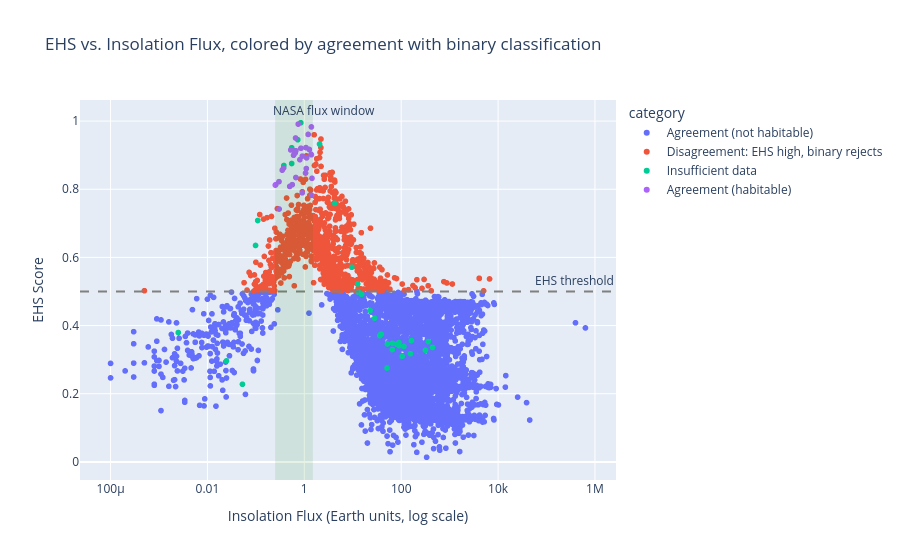

Source (notebook cell):
### Markdown cell above
## Session 8: Critique findings

**Comparison:** EHS scores vs. NASA/PHL's standard binary habitability criteria 
(flux 0.25-1.5 Earth units AND radius <= 1.6 Earth radii) across 5,757 scored planets.

**Finding 1 — No false positives relative to EHS:** All 32 planets flagged habitable 
by the binary method also score >=0.5 on EHS. The binary criteria's strictness means 
it does not appear to over-include weak candidates, at least relative to EHS's own 
judgment.

**Finding 2 — Substantial likely false negatives:** 938 planets (16.3% of the dataset) 
score >=0.5 on EHS despite failing the binary cutoff. Breaking down why they fail:
- 225 planets (24%) fail on flux alone — radius is plausible, but insolation falls 
  just outside NASA's narrow band. EHS's smooth Gaussian flux scoring treats moderate 
  flux deviation as a partial penalty rather than a hard disqualifier.
- 250 planets (27%) fail on radius alone.
- 463 planets (49%) fail on both.

**Caveat:** Radius failures (77% of the disagreement group) should be read cautiously. 
NASA's 1.6-Earth-radius cutoff reflects a real physical transition — above this size, 
planets increasingly tend toward mini-Neptune composition (thick volatile envelopes) 
rather than rocky surfaces, even when EHS's asymmetric radius scoring still awards 
partial credit. The flux-only subgroup (225 planets, 24%) represents the most 
defensible case of binary-method false negatives.

**Headline takeaway:** A rigid two-factor binary cutoff appears more prone to 
excluding plausible candidates (false negatives) than to including poor ones (false 
positives) — but a meaningful share of the apparent disagreement reflects EHS's 
radius tolerance being more permissive than the strict rocky/non-rocky physical 
boundary, rather than the binary method being simply "wrong."

### Code cell
import plotly.express as px

# Tag each planet by its disagreement category for coloring
def categorize(row):
    if pd.isna(row['binary_habitable']):
        return 'Insufficient data'
    if row['binary_habitable'] and row['EHS'] >= 0.5:
        return 'Agreement (habitable)'
    if not row['binary_habitable'] and row['EHS'] < 0.5:
        return 'Agreement (not habitable)'
    if not row['binary_habitable'] and row['EHS'] >= 0.5:
        return 'Disagreement: EHS high, binary rejects'
    if row['binary_habitable'] and row['EHS'] < 0.5:
        return 'Disagreement: binary accepts, EHS low'
    return 'Other'

df['category'] = df.apply(categorize, axis=1)

fig = px.scatter(
    df.dropna(subset=['EHS', 'pl_insol']),
    x='pl_insol',
    y='EHS',
    color='category',
    hover_data=['pl_name', 'pl_rade'],
    log_x=True,
    title='EHS vs. Insolation Flux, colored by agreement with binary classification',
    labels={'pl_insol': 'Insolation Flux (Earth units, log scale)', 'EHS': 'EHS Score'}
)
fig.add_hline(y=0.5, line_dash='dash', line_color='gray', annotation_text='EHS threshold')
fig.add_vrect(x0=0.25, x1=1.5, fillcolor='green', opacity=0.1, line_width=0,
              annotation_text='NASA flux window')
fig.show()
print(df['pl_insol'].min(), df['pl_insol'].max())
print(df['EHS'].notna().sum(), len(df))
print(df.dropna(subset=['EHS','pl_insol']).shape)

### Figure 1 — Plotly figure (JSON) as saved in the notebook; plotly's stock layout.template omitted (floating-point values rounded to 4 significant figures; data arrays with more than 128 entries replaced by an {"elided": "..."} marker saying what was removed)
{"data": [{"customdata": {"elided": "4710x2 mixed values"}, "hovertemplate": "category=Agreement (not habitable)<br>Insolation Flux (Earth units, log scale)=%{x}<br>EHS Score=%{y}<br>pl_name=%{customdata[0]}<br>pl_rade=%{customdata[1]}<extra></extra>", "legendgroup": "Agreement (not habitable)", "marker": {"color": "#636efa", "symbol": "circle"}, "mode": "markers", "name": "Agreement (not habitable)", "showlegend": true, "type": "scattergl", "x": {"elided": "4710 float values"}, "xaxis": "x", "y": {"elided": "4710 float values"}, "yaxis": "y"}, {"customdata": {"elided": "938x2 mixed values"}, "hovertemplate": "category=Disagreement: EHS high, binary rejects<br>Insolation Flux (Earth units, log scale)=%{x}<br>EHS Score=%{y}<br>pl_name=%{customdata[0]}<br>pl_rade=%{customdata[1]}<extra></extra>", "legendgroup": "Disagreement: EHS high, binary rejects", "marker": {"color": "#EF553B", "symbol": "circle"}, "mode": "markers", "name": "Disagreement: EHS high, binary rejects", "showlegend": true, "type": "scattergl", "x": {"elided": "938 float values"}, "xaxis": "x", "y": {"elided": "938 float values"}, "yaxis": "y"}, {"customdata": [["BD+05 4868 A b", null], ["WASP-47 c", null], ["HD 160691 b", null], ["HD 179079 b", null], ["HD 7924 b", null], ["HIP 57274 b", null], ["BD-06 1339 b", null], ["HD 215152 b", null], ["HD 7199 b", null], ["HD 7924 d", null], ["HD 40307 d", null], ["BEBOP-4 AB b", null], ["HD 215152 c", null], ["HD 215152 d", null], ["HD 125595 b", null], ["HD 176986 b", null], ["HD 10180 d", null], ["GJ 508.2 b", null], ["HD 181433 c", null], ["BD-08 2823 b", null], ["HD 202696 b", null], ["HD 215152 e", null], ["HD 215497 b", null], ["HD 7924 c", null], ["HD 176986 c", null], ["HD 160691 e", null], ["HD 40307 b", null], ["51 Eri b", null], ["HD 181433 b", null], ["HD 10180 g", null], ["WASP-53 c", null], ["HD 160691 c", null], ["HD 10180 c", null], ["HD 202696 c", null], ["HD 40307 c", null]], "hovertemplate": "category=Insufficient data<br>Insolation Flux (Earth units, log scale)=%{x}<br>EHS Score=%{y}<br>pl_name=%{customdata[0]}<br>pl_rade=%{customdata[1]}<extra></extra>", "legendgroup": "Insufficient data", "marker": {"color": "#00cc96", "symbol": "circle"}, "mode": "markers", "name": "Insufficient data", "showlegend": true, "type": "scattergl", "x": [443.8, 0.549, 0.8439, 162.8, 113.7, 316.1, 51.89, 90.37, 0.3785, 15.17, 13.16, 0.5477, 66.11, 38.78, 37.71, 81.7, 90.11, 0.0025, 0.0984, 65.72, 9.542, 12.63, 155.6, 28.35, 22.9, 2.06, 104.8, 0.0529, 51.02, 0.7317, 0.0247, 0.1092, 362.4, 4.266, 35.97], "xaxis": "x", "y": [0.3357, 0.9218, 0.9951, 0.3559, 0.3388, 0.3277, 0.346, 0.3411, 0.8697, 0.4919, 0.4974, 0.8756, 0.348, 0.3746, 0.3745, 0.3453, 0.3501, 0.3795, 0.6351, 0.3296, 0.571, 0.5224, 0.3174, 0.4214, 0.4443, 0.9326, 0.3098, 0.2277, 0.2754, 0.9454, 0.2964, 0.7083, 0.353, 0.7584, 0.3704], "yaxis": "y"}, {"customdata": [["TRAPPIST-1 g", 1.129], ["TOI-700 e", 0.953], ["GJ 667 C f", 1.45], ["Kepler-442 b", 1.34], ["Wolf 1069 b", 1.08], ["Proxima Cen b", 1.02], ["Kepler-1649 c", 1.06], ["TOI-715 b", 1.55], ["Ross 128 b", 1.11], ["Kepler-186 f", 1.17], ["TRAPPIST-1 e", 0.92], ["GJ 1061 c", 1.19], ["GJ 1002 b", 1.03], ["GJ 273 b", 1.51], ["TRAPPIST-1 d", 0.788], ["GJ 1061 d", 1.16], ["Teegarden's Star b", 1.05], ["GJ 667 C e", 1.45], ["Teegarden's Star c", 1.02], ["Kepler-296 e", 1.53], ["TRAPPIST-1 f", 1.045], ["K2-3 d", 1.458], ["LP 890-9 c", 1.367], ["GJ 1002 c", 1.1], ["TOI-700 d", 1.073], ["Kepler-1229 b", 1.4], ["Kepler-438 b", 1.12], ["GJ 3378 b", 1.32], ["Kepler-62 f", 1.41], ["K2-72 e", 1.29], ["Kepler-1652 b", 1.6], ["L 98-59 f", 1.48]], "hovertemplate": "category=Agreement (habitable)<br>Insolation Flux (Earth units, log scale)=%{x}<br>EHS Score=%{y}<br>pl_name=%{customdata[0]}<br>pl_rade=%{customdata[1]}<extra></extra>", "legendgroup": "Agreement (habitable)", "marker": {"color": "#ab63fa", "symbol": "circle"}, "mode": "markers", "name": "Agreement (habitable)", "showlegend": true, "type": "scattergl", "x": [0.252, 1.27, 0.5633, 0.66, 0.652, 0.641, 0.75, 0.67, 1.38, 0.3, 0.646, 1.4, 0.67, 1.06, 1.115, 0.6, 1.08, 0.3022, 0.35, 1.41, 0.373, 1.44, 0.906, 0.257, 0.85, 0.524, 1.4, 0.91, 0.5, 1.2, 0.81, 1.1], "xaxis": "x", "y": [0.8122, 0.9168, 0.8135, 0.9503, 0.9115, 0.9089, 0.9912, 0.8344, 0.9025, 0.8223, 0.9064, 0.9013, 0.913, 0.8475, 0.892, 0.8998, 0.9222, 0.7419, 0.8561, 0.7823, 0.8622, 0.8321, 0.7895, 0.8134, 0.9203, 0.9152, 0.9828, 0.8972, 0.8083, 0.9609, 0.8868, 0.8607], "yaxis": "y"}], "layout": {"annotations": [{"showarrow": false, "text": "EHS threshold", "x": 1, "xanchor": "right", "xref": "x domain", "y": 0.5, "yanchor": "bottom", "yref": "y"}, {"showarrow": false, "text": "NASA flux window", "x": 1.5, "xanchor": "right", "xref": "x", "y": 1, "yanchor": "top", "yref": "y domain"}], "legend": {"title": {"text": "category"}, "tracegroupgap": 0}, "shapes": [{"line": {"color": "gray", "dash": "dash"}, "type": "line", "x0": 0, "x1": 1, "xref": "x domain", "y0": 0.5, "y1": 0.5, "yref": "y"}, {"fillcolor": "green", "line": {"width": 0}, "opacity": 0.1, "type": "rect", "x0": 0.25, "x1": 1.5, "xref": "x", "y0": 0, "y1": 1, "yref": "y domain"}], "title": {"text": "EHS vs. Insolation Flux, colored by agreement with binary classification"}, "xaxis": {"anchor": "y", "domain": [0, 1], "title": {"text": "Insolation Flux (Earth units, log scale)"}, "type": "log"}, "yaxis": {"anchor": "x", "domain": [0, 1], "title": {"text": "EHS Score"}}}}
